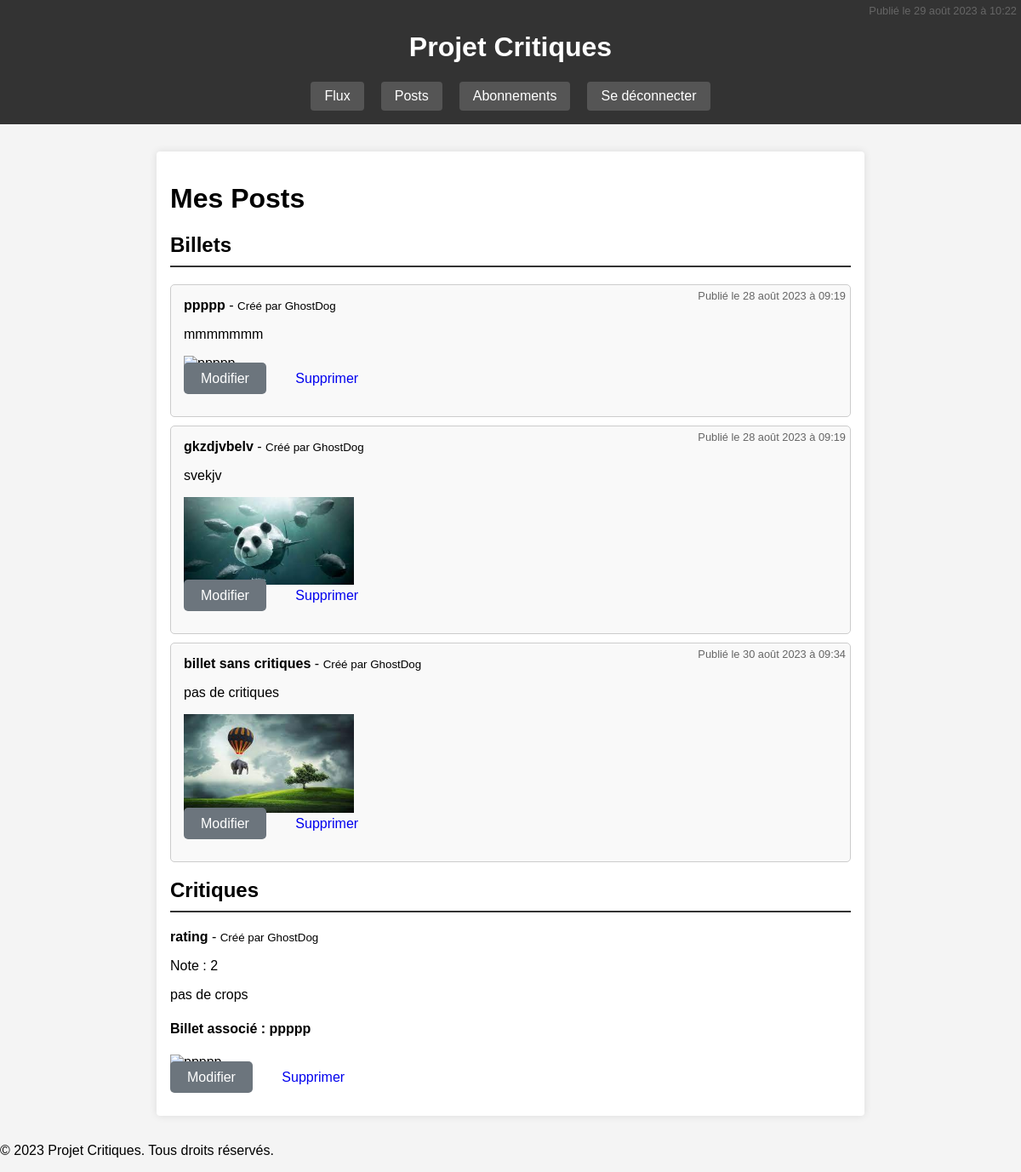
Screenshot of /critiques/posts/ (signed in) with the database file from the repository.
### critiques/models.py (models this page shows, shortened)
class Ticket(models.Model):
    title = models.CharField(max_length=128)
    description = models.TextField(max_length=2048, blank=True)
    user = models.ForeignKey(settings.AUTH_USER_MODEL, on_delete=models.CASCADE)
    image = models.ImageField(null=True, blank=True)
    created_at = models.DateTimeField(auto_now_add=True)

class Review(models.Model):
    rating = models.PositiveSmallIntegerField(validators=[MinValueValidator(0), MaxValueValidator(5)])
    user = models.ForeignKey(settings.AUTH_USER_MODEL, on_delete=models.CASCADE)
    headline = models.CharField(max_length=128)
    ticket = models.ForeignKey(Ticket, on_delete=models.CASCADE)
    body = models.TextField(max_length=8192, blank=True)
    created_at = models.DateTimeField(auto_now_add=True)
    image = models.ImageField(null=True, blank=True)

### critiques/views.py (the view)
# urls.py: path('posts/', views.user_posts, name='posts'),
def user_posts(request):
    tickets = Ticket.objects.filter(user=request.user)
    reviews = Review.objects.filter(user=request.user)
    context = {
        'tickets': tickets,
        'reviews': reviews,
    }
    return render(request, 'user_posts.html', context)

### templates/user_posts.html (shortened to what this page needs)
{% extends "base.html" %}
{% block content %}
<h1>Mes Posts</h1>
<h2>Billets</h2>
{% for ticket in tickets %}
    <div class="ticket">
        <strong>{{ ticket.title }}</strong> - <small>Créé par {{ ticket.user.username }}</small>
        <p>{{ ticket.description }}</p>
        <small class="date-label">Publié le {{ ticket.created_at|date:"d F Y à H:i" }}</small>
        {% if ticket.image %}
        <img src="{{ ticket.image.url }}" alt="{{ ticket.title }}" style="width: 200px; height: auto;">
        {% endif %}
        <div class="actions">
            <a href="{% url 'update_ticket' ticket.id %}" class="btn btn-secondary">Modifier</a>
            <a href="{% url 'delete_ticket' ticket.id %}" class="btn btn-danger">Supprimer</a>
        </div>
    </div>
{% endfor %}
<h2>Critiques</h2>
{% for review in reviews %}
    <div class="review">
        <strong>{{ review.headline }}</strong> - <small>Créé par {{ review.user.username }}</small>
        <p>Note : {{ review.rating }}</p>
        <p>{{ review.body }}</p>
        <div class="associated-ticket">
            <h4>Billet associé : {{ review.ticket.title }}</h4>
        </div>
        <small class="date-label">Publié le {{ review.created_at|date:"d F Y à H:i" }}</small>
        <div class="actions">
            <a href="{% url 'update_review' review.id %}" class="btn btn-secondary">Modifier</a>
            <a href="{% url 'delete_review' review.id %}" class="btn btn-danger">Supprimer</a>
        </div>
    </div>
{% endfor %}
{% endblock %}

### static/css/styles.css (style rules this page uses)
body { font-family: Arial, sans-serif; margin: 0; padding: 0; background-color: #f4f4f4; }
h2 { border-bottom: 2px solid #333; padding-bottom: 10px; margin-bottom: 20px; }
.actions { margin-bottom: 20px; }
.btn { padding: 10px 20px; margin-right: 10px; text-decoration: none; border-radius: 5px; transition: background-color 0.3s; }
.btn-secondary { background-color: #6C757D; color: #fff; }
.ticket { margin-bottom: 20px; padding: 10px; border: 1px solid #e0e0e0; border-radius: 5px; background-color: #f9f9f9; }
.ticket, .associated-review { position: relative; padding: 15px; border: 1px solid #ccc; margin-bottom: 10px; }
.date-label { position: absolute; top: 5px; right: 5px; font-size: 0.8em; color: #666; }

### rows the page displays
Ticket: title "ppppp", user.username "GhostDog", description "mmmmmmm", created_at "28 août 2023 à 09:19"
Ticket: title "gkzdjvbelv", user.username "GhostDog", description "svekjv", created_at "28 août 2023 à 09:19", image (picture)
Ticket: title "billet sans critiques", user.username "GhostDog", description "pas de critiques", created_at "30 août 2023 à 09:34", image (picture)
Review: headline "rating", user.username "GhostDog", rating "2", body "pas de crops", ticket "ppppp", created_at "29 août 2023 à 10:22"
